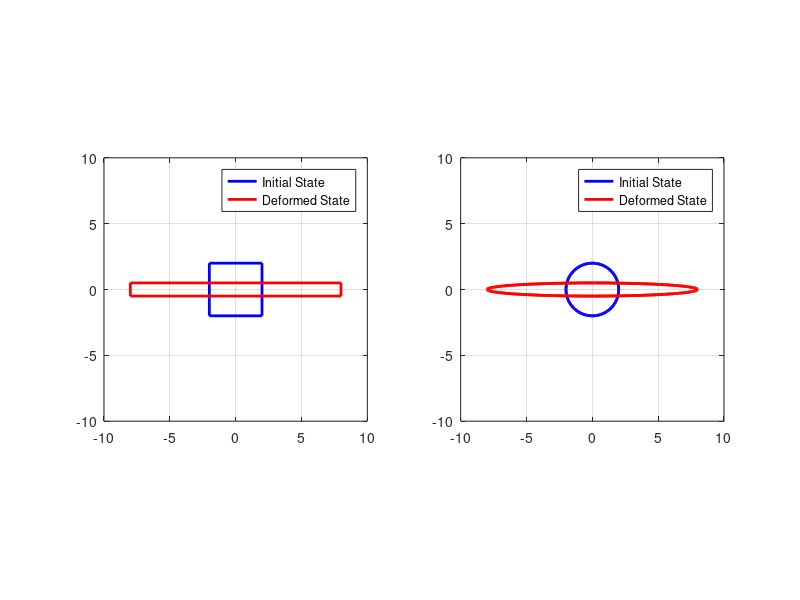

Write the MATLAB code that produced this figure.
% Define figure properties
x0=300;
y0=300;
width=1000;
height=500;
set(gcf,'position',[x0,y0,width,height])

% Define Transformation Matrix
a = 2;
b = 0;
c = 0;
d = 1/a;

F = [a b; c d];
det(F)
fprintf('O determinante da Matriz de Transformacao e %0.2f\n', det(F))

% define a square
Xs = [-2, 2, 2, -2, -2];
Ys = [2, 2, -2, -2, 2];
% plot a square
subplot(1,2,1)
plot(Xs, Ys, 'b-', 'LineWidth', 2);
hold on;
grid on;
% Transform coordinates Square
xs = 2*a*Xs + 0.5*b*Ys;
ys = 2*c*Xs + 0.5*d*Ys;
plot(xs, ys, 'r-', 'LineWidth', 2);
% change figure aspect ratio
pbaspect([2 2 1])
%Specify axis limits
xlim([-10 10])
ylim([-10 10]) 
% legend square
legend({'Initial State','Deformed State'},'Location','northeast')
%-------------------------------------------------------------
% define circle
z = 0:0.01:4;
z = z*pi;
Xc=2*cos(z);
Yc=2*sin(z);
% plot circle
subplot(1,2,2)
plot (Xc,Yc,'b','LineWidth', 2);
hold on;
% Transform coordinates Square
xc = 2*a*Xc + 2*b*Yc;
yc = 0.5*c*Xc + 0.5*d*Yc;
plot(xc, yc, 'r-', 'LineWidth', 2);
% change figure aspect ratio
pbaspect([2 2 1])
%Specify axis limits
xlim([-10 10])
ylim([-10 10]) 
grid on;
% legend circle
legend({'Initial State','Deformed State'},'Location','northeast')


